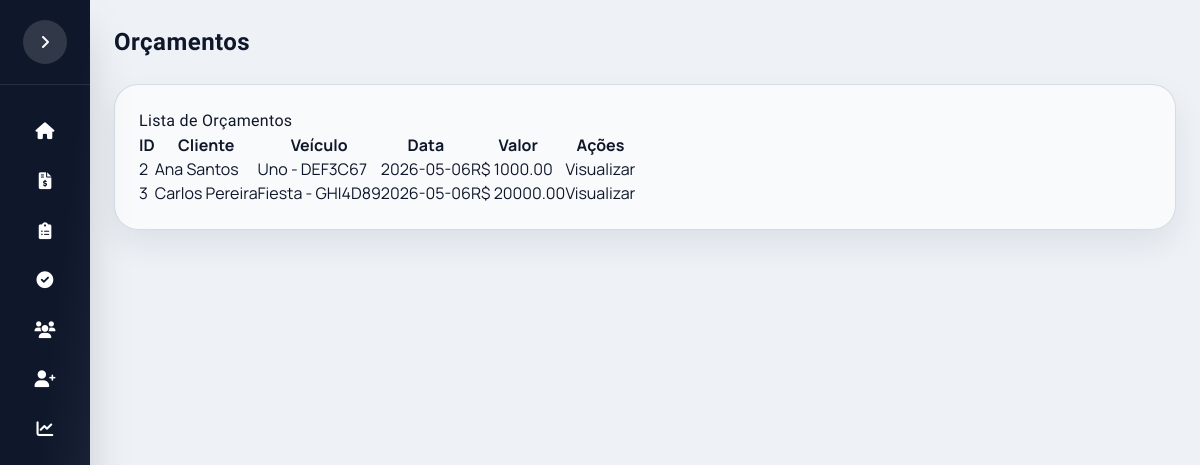
The page /orcamentos on the database its author committed.
### app/models.py (models this page shows)
class Orcamento(db.Model):
    __tablename__ = "orcamento"
    id_orcamento = db.Column(db.Integer, primary_key=True, autoincrement=True)
    id_veiculo = db.Column(db.Integer, db.ForeignKey("veiculos.id_veiculo"), nullable=False)
    dat_orcamento = db.Column(db.Date, nullable=False)
    bool_original = db.Column(db.Boolean, default=False)
    bool_logo_prensada = db.Column(db.Boolean, default=False)
    banco_motorista = db.Column(db.Boolean, default=False)
    banco_passageiro = db.Column(db.Boolean, default=False)
    banco_traseiro = db.Column(db.Boolean, default=False)
    qtd_bancos = db.Column(db.Integer, default=0)
    qtd_apoio_cabeca = db.Column(db.Integer, default=0)
    bool_espuma = db.Column(db.Boolean, default=False)
    valor = db.Column(db.Numeric(10,2), nullable=False)
    obs = db.Column(db.Text)
    pedidos = db.relationship("Pedido", backref="orcamento", lazy=True)
    tecidos = db.relationship("OrcamentoTecido")
    costuras = db.relationship("OrcamentoCostura")
    cores = db.relationship("OrcamentoCor")
    espumas = db.relationship("OrcamentoEspuma")

class Cliente(db.Model):
    __tablename__ = "clientes"
    id_cliente = db.Column(db.Integer, primary_key=True, autoincrement=True)
    cod_cliente = db.Column(db.String(20), unique=True, nullable=False)
    nome = db.Column(db.String(120), nullable=False)
    cliente_ativo = db.Column(db.Integer, default=1)
    telefones = db.relationship("TelefoneCliente", backref="cliente", lazy=True, cascade="all, delete-orphan")
    emails = db.relationship("EmailCliente", backref="cliente", lazy=True, cascade="all, delete-orphan")
    enderecos = db.relationship("EnderecoCliente", backref="cliente", lazy=True, cascade="all, delete-orphan")
    veiculos = db.relationship("Veiculo", backref="cliente", lazy=True, cascade="all, delete-orphan")

class Veiculo(db.Model):
    __tablename__ = "veiculos"
    id_veiculo = db.Column(db.Integer, primary_key=True, autoincrement=True)
    id_cliente = db.Column(db.Integer, db.ForeignKey("clientes.id_cliente"), nullable=False)
    veiculo_ativo = db.Column(db.Integer, default=1)
    placa = db.Column(db.String(7), unique=True, nullable=False)
    marca = db.Column(db.String(50), nullable=False)
    modelo = db.Column(db.String(80), nullable=False)
    ano = db.Column(db.Integer)
    cor = db.Column(db.String(30))
    orcamentos = db.relationship("Orcamento", backref="veiculo", lazy=True)

### app/routes.py (the view)
@main.route("/orcamentos")
def lista_orcamentos():
    page = request.args.get("page", 1, type=int)
    per_page = request.args.get("per_page", 10, type=int)
    per_page = max(1, min(per_page, 10000))
    if request.args.get("all") == "1":
        query = Orcamento.query.order_by(Orcamento.dat_orcamento.desc())
    else:
        query = (
            Orcamento.query
            .outerjoin(Pedido, Pedido.id_orcamento == Orcamento.id_orcamento)
            .filter(Pedido.id_pedido == None)
            .order_by(Orcamento.dat_orcamento.desc())
        )
    pagination = query.paginate(page=page, per_page=per_page, error_out=False)
    base = query.order_by(None)
    valor_total = float(base.with_entities(func.coalesce(func.sum(Orcamento.valor), 0.0)).scalar() or 0.0)
    hoje = datetime.today().date()
    mes_inicio = datetime(hoje.year, hoje.month, 1).date()
    if hoje.month == 12:
        mes_fim = datetime(hoje.year + 1, 1, 1).date()
    else:
        mes_fim = datetime(hoje.year, hoje.month + 1, 1).date()
    orcamentos_mes = (
        base
        .filter(Orcamento.dat_orcamento >= mes_inicio)
        .filter(Orcamento.dat_orcamento < mes_fim)
        .count()
    )
    total_orcamentos = int(pagination.total or 0)
    ticket_medio = (valor_total / total_orcamentos) if total_orcamentos else 0.0
    return render_template(
        "lista_orcamentos.html",
        orcamentos=pagination.items,
        pagination=pagination,
        stats={
            "total_orcamentos": total_orcamentos,
            "orcamentos_mes": int(orcamentos_mes or 0),
            "ticket_medio": float(ticket_medio),
            "valor_total": float(valor_total),
        }
    )

### templates/lista_orcamentos.html (shortened to what this page needs)
{% extends "base.html" %}
{% block page_title %}
Orçamentos
{% endblock %}
{% block content %}
<h2>Lista de Orçamentos</h2>
<table>
<tr>
<th>ID</th>
<th>Cliente</th>
<th>Veículo</th>
<th>Data</th>
<th>Valor</th>
<th>Ações</th>
</tr>
{% for orcamento in orcamentos %}
<tr>
<td>{{ orcamento.id_orcamento }}</td>
<td>{{ orcamento.veiculo.cliente.nome }}</td>
<td>{{ orcamento.veiculo.modelo }} - {{ orcamento.veiculo.placa }}</td>
<td>{{ orcamento.dat_orcamento }}</td>
<td>R$ {{ orcamento.valor }}</td>
<td>
<a href="{{ url_for('main.visualizar_orcamento', id_orcamento=orcamento.id_orcamento) }}">
<button>Visualizar</button>
</a>
</td>
</tr>
{% endfor %}
</table>
{% endblock %}

### static/css/estilo.css (style rules this page uses)
:root { --brand-red: #e11d2e; --brand-red-dark: #b91c1c; --brand-blue: #1e3a8a; --ink: #0f172a; --muted: #475569; --panel: #f8fafc; --line: #e2e8f0; --accent: #10b981; --primary: #4f46e5; --primary-dark: #4338ca; --primary-light: #818cf8; --success: #10b981; --warning: #f59e0b; --danger: #ef4444; --info: #3b82f6; --sidebar-width: 280px; --sidebar-collapsed: 90px; --radius-card: 1.25rem; --radius-lg: 1rem; --radius-md: 0.75rem; --shadow-sm: 0 1px 2px 0 rgb(0 0 0 / 0.05); --shadow-md: 0 4px 6px -1px rgb(0 0 0 / 0.1); --shadow-lg: 0 10px 15px -3px rgb(0 0 0 / 0.1); --shadow-xl: 0 20px 25px -5px rgb(0 0 0 / 0.1); }
* { margin: 0; padding: 0; box-sizing: border-box; }
body { background: radial-gradient(circle at top, #e2e8f0 0%, #cbd5e1 55%, #e2e8f0 100%); font-family: 'Manrope', system-ui, sans-serif; color: var(--ink); min-height: 100vh; overflow-x: hidden; }
h1, h2, h3, .title-font { font-family: 'Barlow Condensed', 'Manrope', system-ui, sans-serif; letter-spacing: 0.02em; }

### rows shown on the page
Orcamento: id_orcamento "2", veiculo.cliente.nome "Ana Santos", veiculo.modelo "Uno", veiculo.placa "DEF3C67", dat_orcamento "2026-05-06", valor "1000.00"
Orcamento: id_orcamento "3", veiculo.cliente.nome "Carlos Pereira", veiculo.modelo "Fiesta", veiculo.placa "GHI4D89", dat_orcamento "2026-05-06", valor "20000.00"
